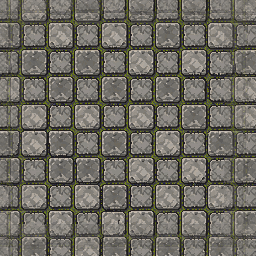
#> input picture assets/tilesets/s1_cloister/floor_cobble_ai.png, 256 x 256 px
$ python build_path_cobble_atlas.py
#> lines starting #> are read from the running program, lines starting #| are printed output that depends on the picture
#!/usr/bin/env python3
"""
Build floor_path.png — the fine-cobble LANE atlas — from the Sponsor-approved AI weathered
cobble (floor_cobble_ai.png, seamless via tools/seamless_cobble.py). Sponsor explicitly
approved THIS cobble look for the lane this round (replaces the procedural lane stones).

The lane painter (S1YardChunk._paint_path_lane) addresses a 768x128 atlas = SIX 128px-square
seamless variant-blocks (the per-block scatter that breaks repeat). To reuse that machinery
unchanged, we pack 6 PHASE-SHIFTED crops of the seamless 256px AI cobble — each downsized to
128px — into the 768x128 atlas. Because the source is seamless (toroidal-ish after the
edge-blend), each phase-shifted-then-wrapped 128px crop is itself seamless, and the 6 variants
differ only by phase offset → the lane scatters them without any single repeating stamp.

SCALE: 256px source -> 128px variant means the 256px tile's ~16-stone grid renders ~8 stones
per 128 world-px period = each stone ~16 world-px. At the game zoom that reads as FINE dense
cobble (the Sponsor "small dense cobbles" note), distinctly finer than the dirt-cobble field.

Usage:
    python tools/build_path_cobble_atlas.py
"""
import os

import numpy as np
from PIL import Image

HERE = os.path.dirname(os.path.abspath(__file__))
ROOT = os.path.abspath(os.path.join(HERE, ".."))
SRC = os.path.join(ROOT, "assets", "tilesets", "s1_cloister", "floor_cobble_ai.png")
OUT = os.path.join(ROOT, "assets", "tilesets", "s1_cloister", "floor_path.png")

VARIANT_PX = 128
N_VARIANTS = 6
# Phase offsets (in source px) for the 6 variants — spread so the scatter never realigns.
OFFSETS = [(0, 0), (43, 91), (128, 0), (0, 128), (91, 43), (160, 200)]


def main():
    src = np.array(Image.open(SRC).convert("RGBA"))
#> src is the input picture: shape (256, 256, 4); mean R, G, B, A 110.3, 107.5, 99.1, 255
    sh, sw = src.shape[0], src.shape[1]
#> sh = 256; sw = 256
    atlas = np.zeros((VARIANT_PX, VARIANT_PX * N_VARIANTS, 4), dtype=np.uint8)
    for v, (ox, oy) in enumerate(OFFSETS):
        # Wrap-roll the seamless source by the phase offset, then downsample to 128.
        rolled = np.roll(np.roll(src, oy % sh, axis=0), ox % sw, axis=1)
        tile = Image.fromarray(rolled, "RGBA").resize((VARIANT_PX, VARIANT_PX), Image.LANCZOS)
        atlas[:, v * VARIANT_PX : (v + 1) * VARIANT_PX, :] = np.array(tile)
#> this loop made 6 passes
#> pass 1, in main, `tile = Image.fromarray(rolled, "RGBA").resize((VARIANT_PX, VARIANT_PX)..`:
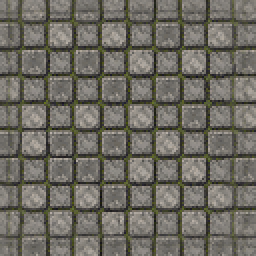
#> tile: PIL image 128x128 RGBA (shown 2 times larger); mean R, G, B, A 110.3, 107.5, 99.1, 255
#> pass 2, in main, `rolled = np.roll(np.roll(src, oy % sh, axis=0), ox % sw, axis=1)`:
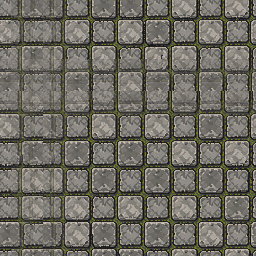
#> rolled: shape (256, 256, 4); mean R, G, B, A 110.3, 107.5, 99.1, 255
#> pass 2, in main, `tile = Image.fromarray(rolled, "RGBA").resize((VARIANT_PX, VARIANT_PX)..`:
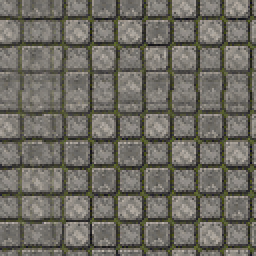
#> tile: PIL image 128x128 RGBA (shown 2 times larger); mean R, G, B, A 110.4, 107.5, 99.1, 255
#> pass 3, in main, `rolled = np.roll(np.roll(src, oy % sh, axis=0), ox % sw, axis=1)`:
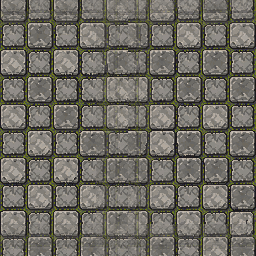
#> rolled: shape (256, 256, 4); mean R, G, B, A 110.3, 107.5, 99.1, 255
#> after the loop:
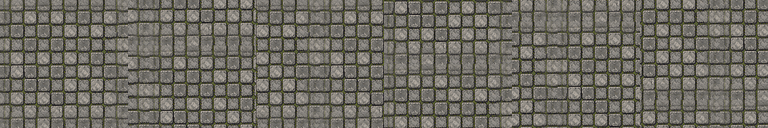
#> atlas: shape (128, 768, 4); mean R, G, B, A 110.3, 107.5, 99.1, 255
#> after the loop:
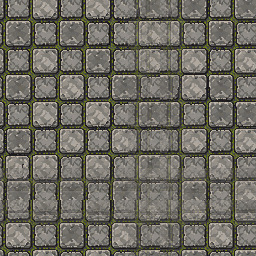
#> rolled: shape (256, 256, 4); mean R, G, B, A 110.3, 107.5, 99.1, 255
    Image.fromarray(atlas, "RGBA").save(OUT)
    print(f"[path-cobble] wrote {OUT}  ({VARIANT_PX * N_VARIANTS}x{VARIANT_PX}, {N_VARIANTS} variants)")
    print(f"[path-cobble] source AI cobble {SRC} ({sw}x{sh}) -> 6x 128px phase-shifted variants")
#| [path-cobble] source AI cobble assets/tilesets/s1_cloister/floor_cobble_ai.png (256x256) -> 6x 128px phase-shifted variants


if __name__ == "__main__":
    main()

$ run again, with assets/tilesets/s1_cloister/floor_cobble.png copied over assets/tilesets/s1_cloister/floor_cobble_ai.png
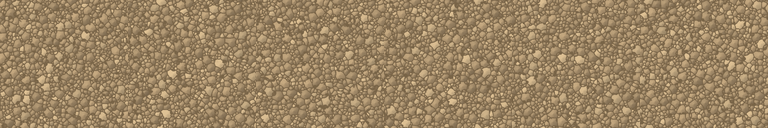
#> input picture assets/tilesets/s1_cloister/floor_cobble.png, 768 x 128 px
#> after the loop in main, `for v, (ox, oy) in enumerate(OFFSETS):`:
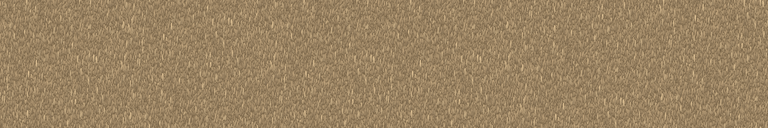
#> atlas: shape (128, 768, 4); mean R, G, B, A 153.8, 130.6, 97.7, 255
#> after the loop in main, `for v, (ox, oy) in enumerate(OFFSETS):`:
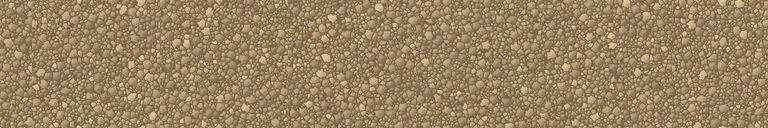
#> rolled: shape (128, 768, 4); mean R, G, B, A 153.8, 130.6, 97.7, 255
#| [path-cobble] source AI cobble assets/tilesets/s1_cloister/floor_cobble_ai.png (768x128) -> 6x 128px phase-shifted variants
